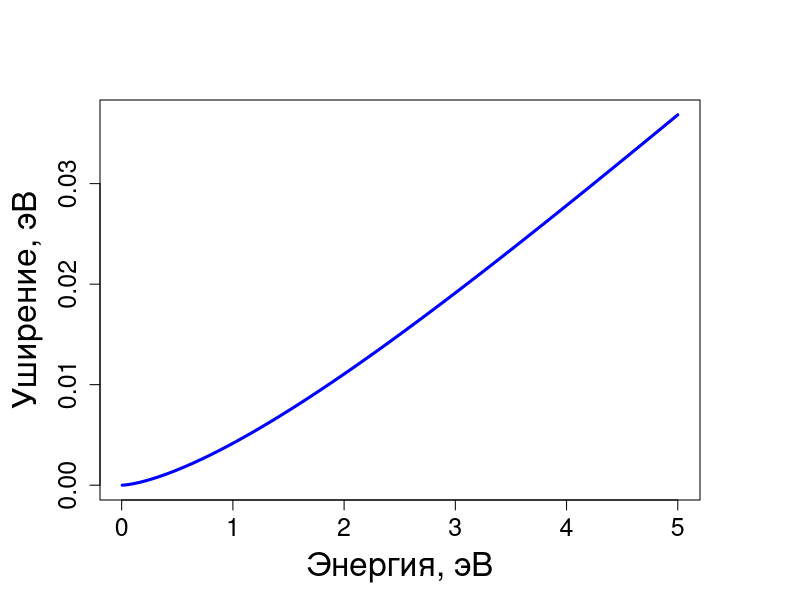
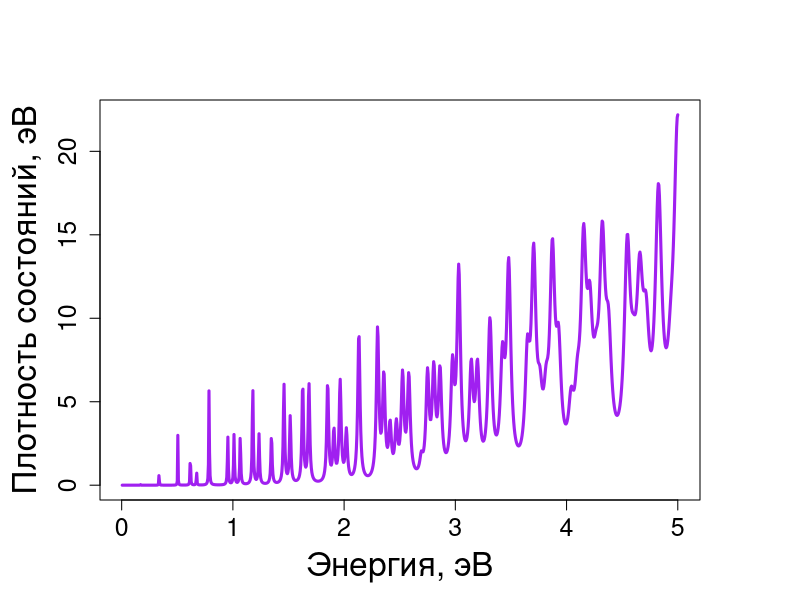
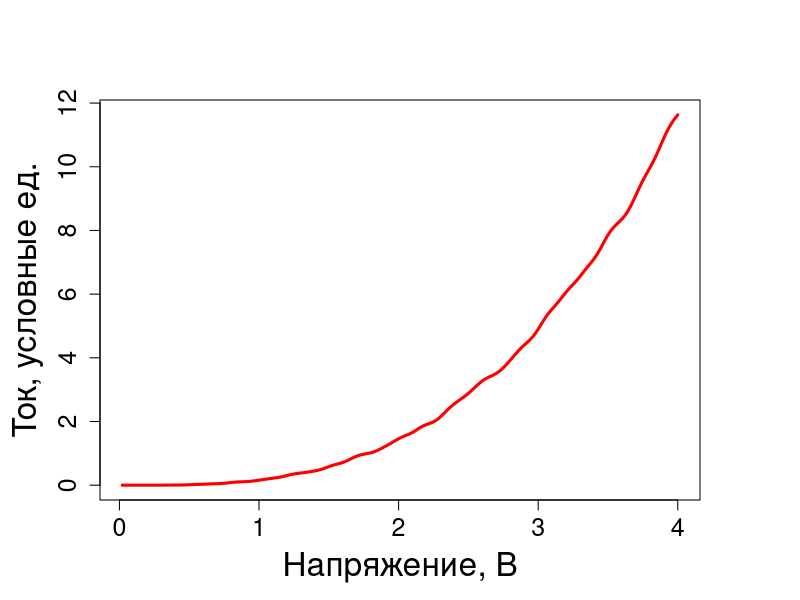

Reproduce these figures in R, in order.
# Моделирование ВАХ прямоугольных КТ

# Параметры, которые надо задавать

h2m0 <- 0.0762 # eV*nm^2
me <- 0.067 
w <- 1 # nm
H <- 4 # eV
Emin <- 0 # eV
Emax <- 5 # eV
Npoints <- 1000
dE <- (Emax-Emin)/Npoints
Epoints <- Emin + (1:Npoints)*dE
nmax <- 10 # сколько уровней энергии мы учитываем по каждой координате

# Температура
kT <- 0.026 # eV

fermi <- function(E){1/(1+exp(E/kT))}

# Размеры КТ (будут меняться)
a <- 10 #nm
b <- 10 #nm
cc <- 10 #nm

d <- a+2*w

# Уширение по энергии
p <- me/h2m0*H*w
K <- h2m0/2/me
k <- function(E){sqrt(E/K)}
broadening <- function(E){K*k(E)^3/((k(E)^2+2*p^2)*d)}

gamma_points <- broadening(Epoints)

par(mar = c(5, 5, 5, 5))
plot(Epoints, gamma_points, type = "l", col = "blue", xlab = "Энергия, эВ", ylab = "Уширение, эВ", lwd = 3, cex.lab = 2, cex.axis = 1.5)

write.table(data.frame(Epoints, gamma_points), "Gamma_vs_E.dat", row.names = FALSE, col.names = FALSE)

# Вычисление плотности состояний
En <- function(nx, ny, nz){pi^2*K * (nx^2/a^2 + ny^2/b^2 + nz^2/cc^2)}

Dpoints <- rep(0, Npoints)
for(nE in 1:Npoints){
	result <- 0
	for(nx in 1:nmax){
	for(ny in 1:nmax){
	for(nz in 1:nmax){
		result <- result + gamma_points[nE]^2/(gamma_points[nE]^2 + (Epoints[nE]-En(nx,ny,nz))^2)
	}
	}
	}
	Dpoints[nE] <- result
}

par(mar = c(5, 5, 5, 5))
plot(Epoints, Dpoints, type = "l", col = "purple", xlab = "Энергия, эВ", ylab = "Плотность состояний, эВ", lwd = 3, cex.lab = 2, cex.axis = 1.5)

write.table(data.frame(Epoints, Dpoints), "DensityOfStates_vs_E.dat", row.names = FALSE, col.names = FALSE)

# Окончательное выражение для ВАХ
current <- function(voltage){
	V <- voltage
	sum(Dpoints*(fermi(Epoints-V)-fermi(Epoints)))*dE
}

NV <- 200
Vmin <- 0
Vmax <- 4
dV <- (Vmax-Vmin)/NV
Vn <- Vmin + (1:NV)*dV
In <- Vn

for(nV in 1:NV){
	In[nV] <- current(Vn[nV])
}

par(mar = c(5, 5, 5, 5))
plot(Vn, In, type = "l", col = "red", xlab = "Напряжение, В", ylab = "Ток, условные ед.", lwd = 3, cex.lab = 2, cex.axis = 1.5)

write.table(data.frame(Vn, In), "Current_vs_Voltage.dat", row.names = FALSE, col.names = FALSE)
